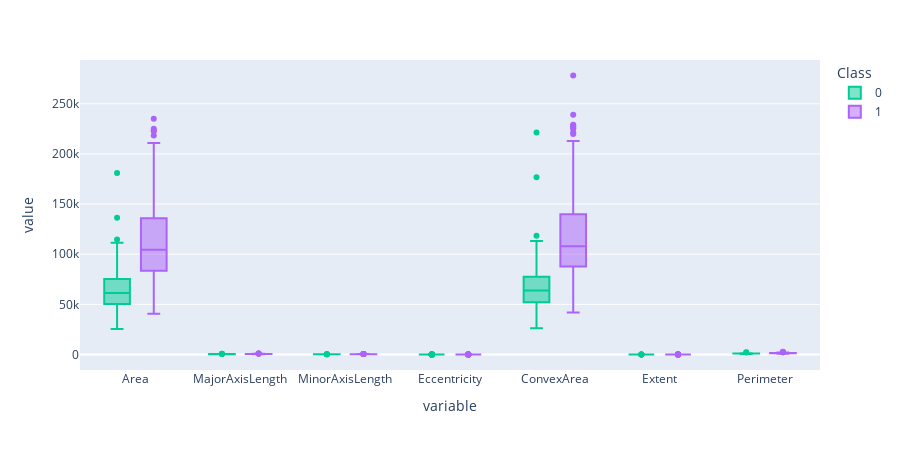

The notebook cell saved with this chart:
### Code cell
fig = px.box(
    df, 
    color="Class", color_discrete_map={"Kecimen":'#FF0000',"Besni":'#00FF00'},
    height=450, width=900,
)
fig.show()

### Figure 1 — Plotly figure (JSON) as saved in the notebook; plotly's stock layout.template omitted (floating-point values rounded to 4 significant figures; data arrays with more than 128 entries replaced by an {"elided": "..."} marker saying what was removed)
{"data": [{"alignmentgroup": "True", "hovertemplate": "Class=0<br>variable=%{x}<br>value=%{y}<extra></extra>", "legendgroup": "0", "marker": {"color": "#00cc96"}, "name": "0", "notched": false, "offsetgroup": "0", "orientation": "v", "showlegend": true, "type": "box", "x": {"elided": "3150 str values"}, "x0": " ", "xaxis": "x", "y": {"elided": "3150 float values"}, "y0": " ", "yaxis": "y"}, {"alignmentgroup": "True", "hovertemplate": "Class=1<br>variable=%{x}<br>value=%{y}<extra></extra>", "legendgroup": "1", "marker": {"color": "#ab63fa"}, "name": "1", "notched": false, "offsetgroup": "1", "orientation": "v", "showlegend": true, "type": "box", "x": {"elided": "3150 str values"}, "x0": " ", "xaxis": "x", "y": {"elided": "3150 float values"}, "y0": " ", "yaxis": "y"}], "layout": {"boxmode": "group", "height": 450, "legend": {"title": {"text": "Class"}, "tracegroupgap": 0}, "margin": {"t": 60}, "width": 900, "xaxis": {"anchor": "y", "domain": [0, 1], "title": {"text": "variable"}}, "yaxis": {"anchor": "x", "domain": [0, 1], "title": {"text": "value"}}}}
